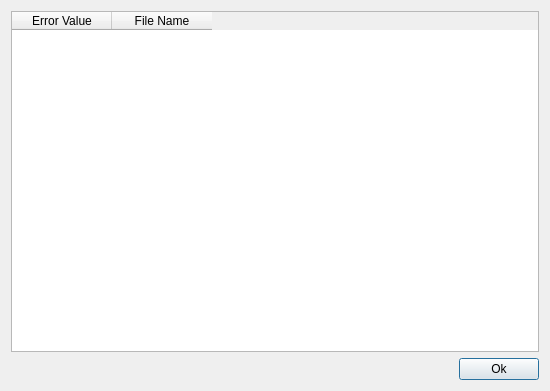
<?xml version="1.0" encoding="UTF-8"?>
<ui version="4.0">
 <class>DlgReport</class>
 <widget class="QDialog" name="DlgReport">
  <property name="geometry">
   <rect>
    <x>0</x>
    <y>0</y>
    <width>550</width>
    <height>391</height>
   </rect>
  </property>
  <property name="windowTitle">
   <string>Dialog</string>
  </property>
  <layout class="QGridLayout" name="gridLayout">
   <item row="1" column="0">
    <layout class="QHBoxLayout" name="horizontalLayout">
     <item>
      <spacer name="horizontalSpacer_2">
       <property name="orientation">
        <enum>Qt::Horizontal</enum>
       </property>
       <property name="sizeHint" stdset="0">
        <size>
         <width>40</width>
         <height>20</height>
        </size>
       </property>
      </spacer>
     </item>
     <item>
      <widget class="QPushButton" name="pushButton">
       <property name="text">
        <string>Ok</string>
       </property>
      </widget>
     </item>
    </layout>
   </item>
   <item row="0" column="0">
    <widget class="QTableWidget" name="tableWidget">
     <column>
      <property name="text">
       <string>Error Value</string>
      </property>
     </column>
     <column>
      <property name="text">
       <string>File Name</string>
      </property>
     </column>
    </widget>
   </item>
  </layout>
 </widget>
 <resources/>
 <connections/>
</ui>
